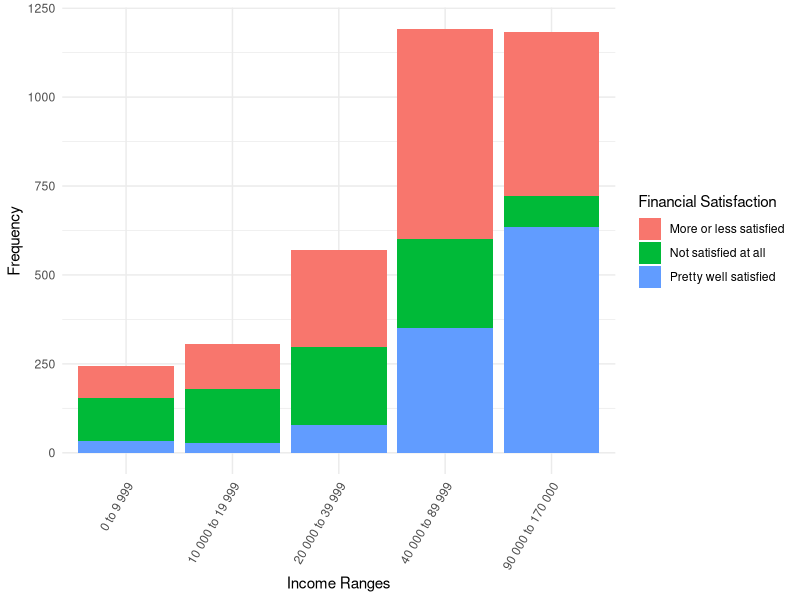

The R script that drew this image:
## ---- chunk 1
#| include: false

knitr::opts_chunk$set(echo=TRUE)

###Workplace Setup###
library(tidyverse)
library(dplyr)
library(ggplot2)

quartoclean5 <- read_csv("../../inputs/data/clean5.csv")

## ---- chunk 2
#| label: fig-satfincome
#| fig-cap: Visualization of financial satisfaction of respondents with respect to their relative income. There is a larger proportion of respondents that claim that they are not satisfied with their finances at lower income ranges. As the income range increases, more respondents proportionally express that they are either more of less satisfied, or are pretty well satisfied with their financial situation.
#| echo: false

ggplot( 
  quartoclean5, aes(
    x = new_income_range, fill = satfin)) + 
  geom_bar(
    position = "stack") + #Creating a stacked bar plot
  theme_minimal() + #Using a simple theme
  theme(axis.text.x=element_text( #Adjusting horizontal axis text to be easily readable
    angle = 60, 
    hjust = 1)) + 
  labs(x = "Income Ranges", #Labeling the axes and fill section
       y = "Frequency",
       fill = "Financial Satisfaction")

